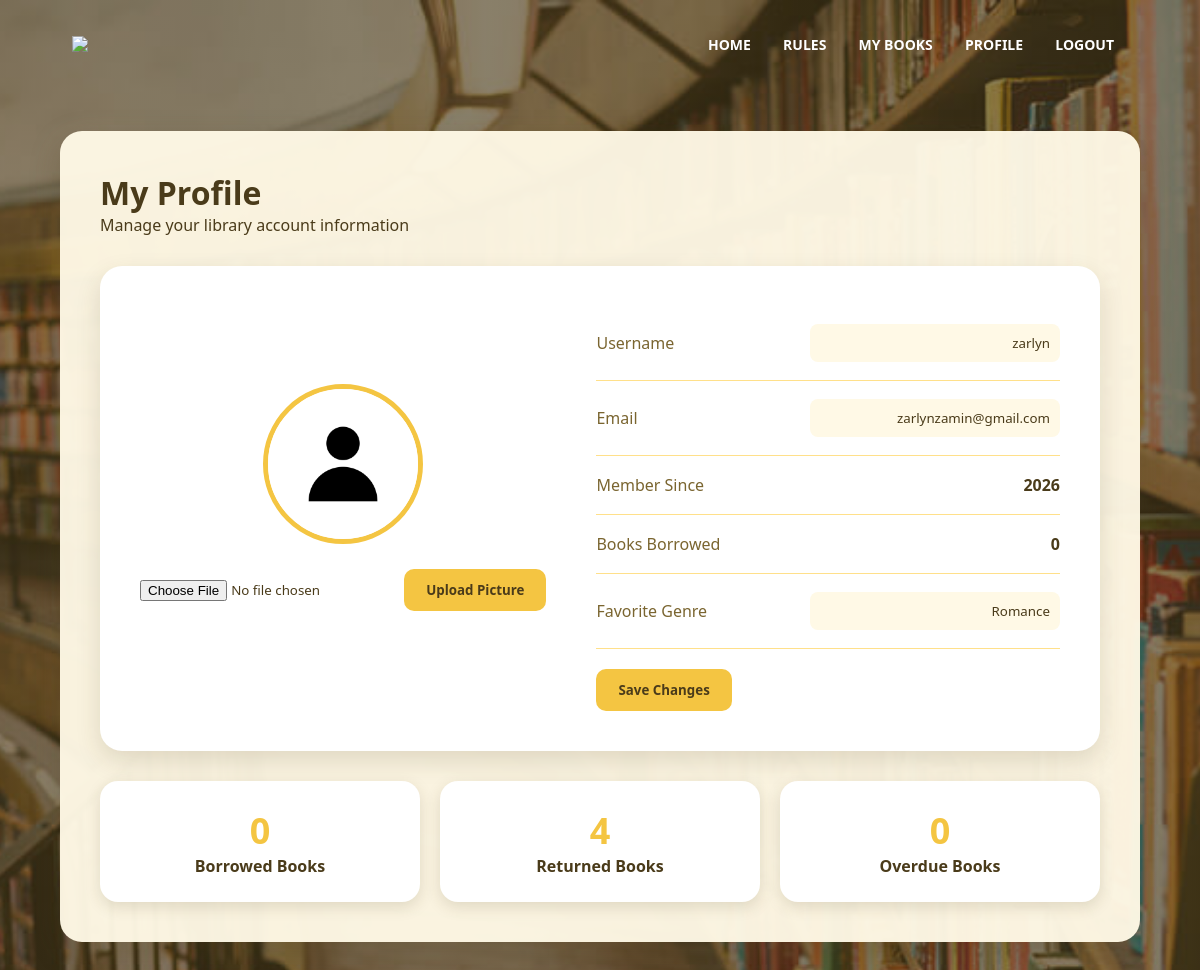
The app's page /profile (signed in), older data.
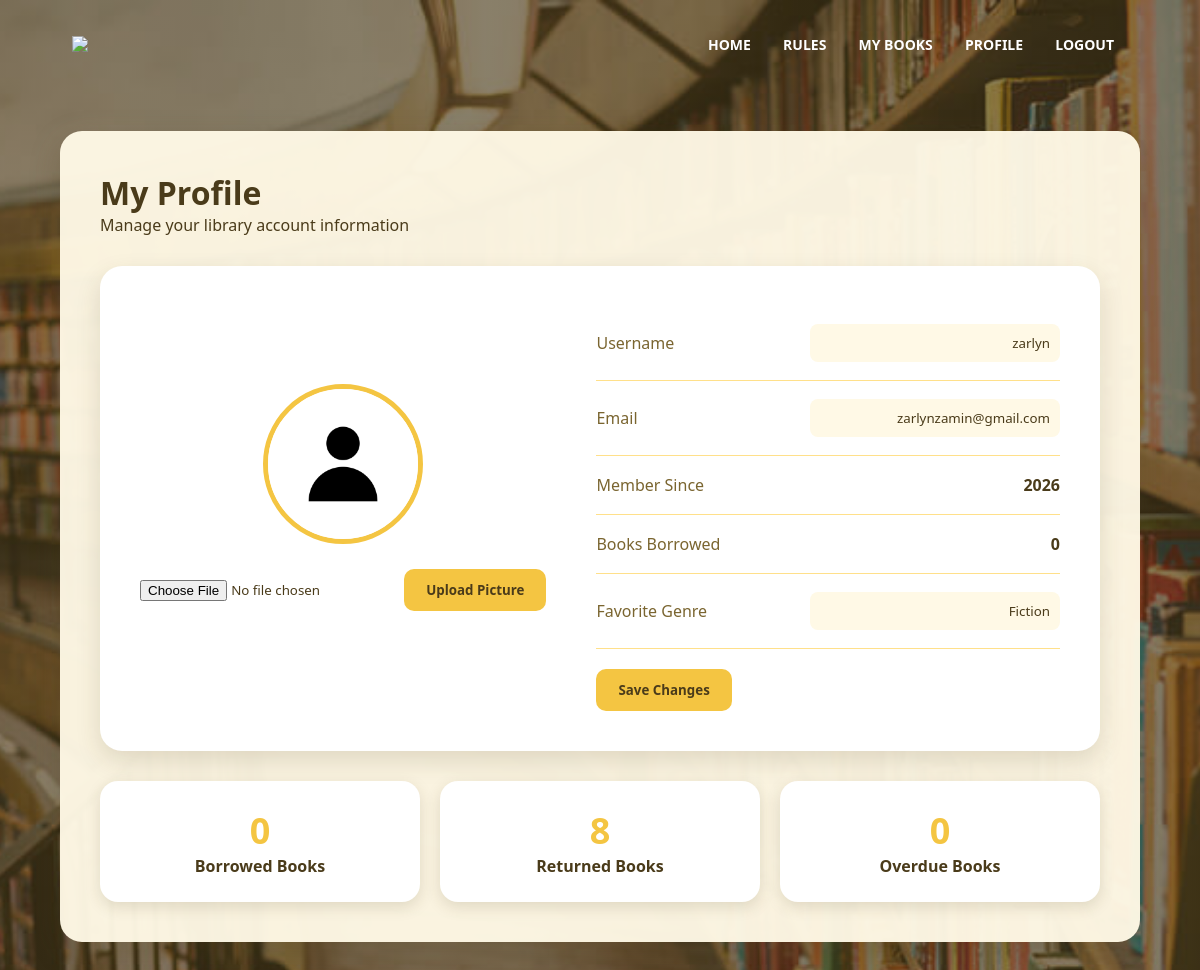
The same page, newer data.
### tables this page shows
CREATE TABLE users(
        id INTEGER PRIMARY KEY AUTOINCREMENT,
        username TEXT,
        email TEXT,
        password TEXT,
        favorite_genre TEXT,
        member_since TEXT
    , profile_picture TEXT, is_blocked INTEGER DEFAULT 0);

### app.py (the view)
@app.route("/profile")
def profile():
    if "user_id" not in session:
        return redirect(url_for("sign_in"))
    conn = sqlite3.connect("library.db")
    cursor = conn.cursor()
    cursor.execute("SELECT * FROM users WHERE id=?", (session["user_id"],))
    user = cursor.fetchone()
    picture = user[6]
    if picture:
        profile_picture = url_for("static", filename=f"profile_pictures/{picture}")
    else:
        profile_picture = url_for("static", filename="default_profile.png")
    cursor.execute("""
    SELECT COUNT(*) FROM borrowed_books
    WHERE user_id=? AND status='Borrowed'
    """, (session["user_id"],))
    borrowed_count = cursor.fetchone()[0]
    cursor.execute("""
    SELECT COUNT(*) FROM borrowed_books
    WHERE user_id=? AND status='Returned'
    """, (session["user_id"],))
    returned_count = cursor.fetchone()[0]
    today = datetime.now().strftime("%Y-%m-%d")
    cursor.execute("""
    SELECT COUNT(*) FROM borrowed_books
    WHERE user_id=? AND due_date < ? AND status='Borrowed'
    """, (session["user_id"], today))
    overdue_count = cursor.fetchone()[0]
    conn.close()
    return render_template(
        "profile.html",
        username=user[1],
        email=user[2],
        favorite_genre=user[4],
        member_since=user[5],
        profile_picture=profile_picture,
        borrowed_count=borrowed_count,
        returned_count=returned_count,
        overdue_count=overdue_count,
        error=request.args.get("error")
    )

### templates/profile.html (shortened to what this page needs)
<!DOCTYPE html>
<html lang="en">
<head>
    <link rel="stylesheet" href="{{ url_for('static', filename='style.css') }}">
    <link href="https://unpkg.com/boxicons@2.1.4/css/boxicons.min.css" rel="stylesheet">
</head>
<body class="profile-body">
    <section class="profile-navbar">
        <nav>
            <a href="/">
                <img src="/static/images/test1.png">
            </a>
            <div class="nav-links">
                <ul>
                    <li><a href="/">HOME</a></li>
                    <li><a href="/rules">RULES</a></li>
                    <li><a href="/mybooks">MY BOOKS</a></li>
                    <li><a href="/profile">PROFILE</a></li>
                    <li><a href="/logout">LOGOUT</a></li>
                </ul>
            </div>
        </nav>
    </section>
    <div class="main-content">
        <div class="top-section">
            <div>
                <h1>My Profile</h1>
                <p>Manage your library account information</p>
            </div>
        </div>
        <div class="profile-card">
            <div class="profile-left">
                <img src="{{ profile_picture }}"
                     class="profile-image">
                <form action="/upload-picture"
                      method="post"
                      enctype="multipart/form-data">
                    <input type="file"
                           name="picture"
                           accept="image/*">
                    <button type="submit"
                            class="edit-btn">
                            Upload Picture
                        </button>
                </form>
                <br>
            </div>
            <div class="profile-right">
                <form action="/update-profile" method="post">
                <div class="info-row">
                    <span>Username</span>
                    <input type="text"
                           name="username"
                           value="{{ username }}">
                </div>
                <div class="info-row">
                    <span>Email</span>
                    <input type="email"
                           name="email"
                           value="{{ email }}">
                </div>
                <div class="info-row">
                    <span>Member Since</span>
                    <strong>{{ member_since }}</strong>
                </div>
                <div class="info-row">
                    <span>Books Borrowed</span>
                    <strong>{{ borrowed_count }}</strong>
                </div>
                <div class="info-row">
                    <span>Favorite Genre</span>
                    <input
                       type="text"
                       name="favorite_genre"
                       value="{{ favorite_genre }}"
                       placeholder="Enter favorite genre">
                </div>
                <button type="submit"
                        class="edit-btn">
                    Save Changes
                </button>
                </form>
            </div>
        </div>
        <div class="stats">
            <div class="stat-box">
                <h2>{{ borrowed_count }}</h2>
                <p>Borrowed Books</p>
            </div>
            <div class="stat-box">
                <h2>{{ returned_count }}</h2>
                <p>Returned Books</p>
            </div>
            <div class="stat-box">
                <h2>{{ overdue_count }}</h2>
                <p>Overdue Books</p>
            </div>
        </div>
    </div>
</body>
</html>

Row changes from the older to the newer data that the page shows:
changed users "zarlyn": favorite_genre "Romance" → "Fiction"
Text that changed along with them:
{{ returned_count }}: "4" → "8"
